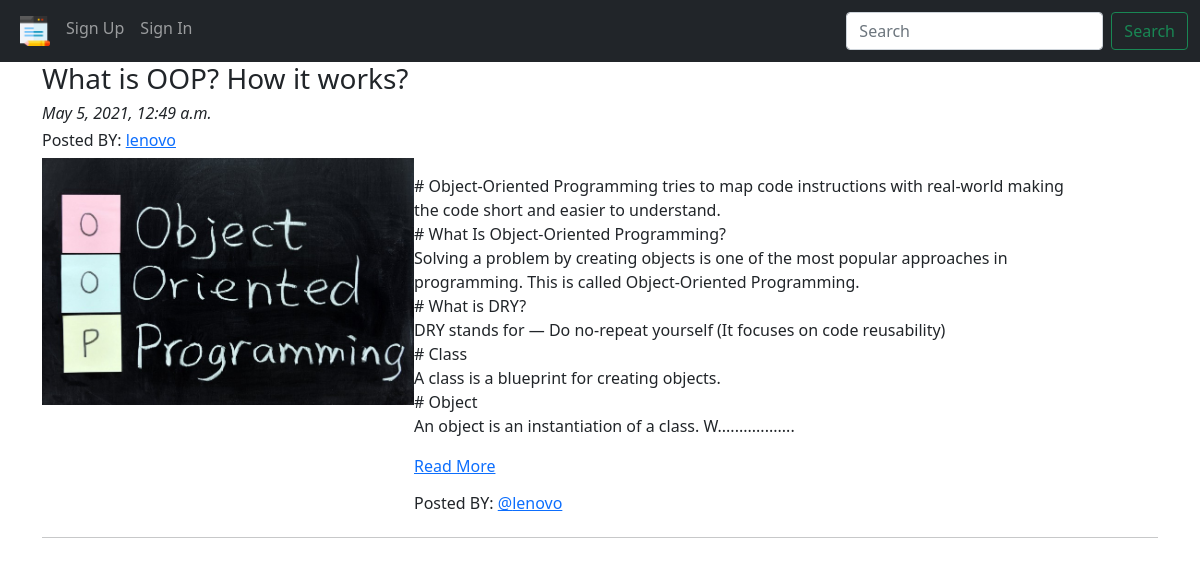
Screenshot of /blog/ with the database file from the repository.
### App_Blog/models.py (models this page shows, shortened)
class Blog(models.Model):
    author = models.ForeignKey(
        User, on_delete=models.CASCADE, related_name='post_author')
    blog_title = models.CharField(max_length=264, verbose_name="Put a Title")
    slug = models.SlugField(max_length=264, unique=True)
    blog_content = models.TextField(verbose_name="What is on your mind?")
    blog_image = models.ImageField(
        upload_to='blog_images', verbose_name="Image")
    publish_date = models.DateTimeField(auto_now_add=True)
    update_date = models.DateTimeField(auto_now=True)
    class Meta:
        ordering = ['-publish_date']

### App_Blog/views.py (the view)
# urls.py: path('', views.BlogList.as_view(), name='blog_list'),
class BlogList(ListView):
    context_object_name = 'blogs'
    model = Blog
    template_name = 'App_Blog/blog_list.html'

### App_Blog/templatetags/custom_filters.py (called while the page is built)
def range_filter(value):
    return value[0:500] + ".................."

### templates/App_Blog/blog_list.html (shortened to what this page needs)
{% extends 'base.html' %}
{% load custom_filters %}
{% block body_block %}
{% for blog in blogs %}
<h3>{{blog.blog_title}}</h3>
<h6><i>{{blog.publish_date}}</i></h6>
<h6>Posted BY: <a href="">{{blog.author}}</a></h6>
<div class="column" style="display: flex">
    <div class="col-sm-4">
        <img src="/media/{{blog.blog_image}}" alt="{{blog.blog_title}}" title="{{blog.blog_title}}" width="100%">
    </div>
    <div class="col-sm-7">
        <p>{{blog.blog_content|range_filter|linebreaks}} <a href="{% url 'App_Blog:blog_details' slug=blog.slug %}">Read
                More</a></p>
        <h6>Posted BY: <a href="#">@{{blog.author}}</a></h6>
    </div>
</div>
<hr>
{% endfor %}
{% endblock %}

### templates/base.html (shortened to what this page needs)
<!DOCTYPE html>
<html lang="en">
<head>
    <link href="https://cdn.jsdelivr.net/npm/bootstrap@5.0.0-beta3/dist/css/bootstrap.min.css" rel="stylesheet"
>
</head>
<body>
    <nav class="navbar navbar-expand-lg navbar-dark bg-dark">
        <div class="container-fluid">
            <div class="collapse navbar-collapse" id="navbarSupportedContent">
                <ul class="navbar-nav me-auto mb-2 mb-lg-0">
                    <li class="nav-item">
                        <a class="nav-link" aria-current="page" href="{% url 'App_Blog:blog_list' %}"><img
                                src="/media/blog.png" width="30px"></a>
                    </li>
                    {% if user.is_authenticated %}
                    <li class="nav-item">
                        <a class=" nav-link" href="{% url 'App_Blog:create_blog' %}">Publish New</a>
                    </li>
                    <li class="nav-item">
                        <a class=" nav-link" href="#">Settings</a>
                    </li>
                    {% else %}
                    <li class="nav-item">
                        <a class=" nav-link" href="{% url 'App_Login:signup' %}">Sign Up</a>
                    </li>
                    <li class="nav-item">
                        <a class=" nav-link" href="{% url 'App_Login:login' %}">Sign In</a>
                    </li>
                    {% endif %}
                        </ul>
                <form class="d-flex">
                    <input class="form-control me-2" type="search" placeholder="Search" aria-label="Search">
                    <button class="btn btn-outline-success" type="submit">Search</button>
                </form>
            </div>
        </div>
    </nav>
    <div class="container">
        {% block body_block %}
        {% endblock %}
    </div>
</body>
</html>

### rows the page displays
Blog: blog_title "What is OOP? How it works?", publish_date "May 5, 2021, 12:49 a.m.", author "lenovo", blog_image (picture), blog_content|range_filter "# Object-Oriented Programming tries to map code instructions with real-world making the code short and easier to understand. # What Is Object-Oriented Programming? Solving a problem by creating objects is one of the most popular approaches in programming. This is called Object-Oriented Programming. # What is DRY? DRY stands for — Do no-repeat yourself (It focuses on code reusability) # Class A class is a blueprint for creating objects. # Object An object is an instantiation of a class. W.................."
